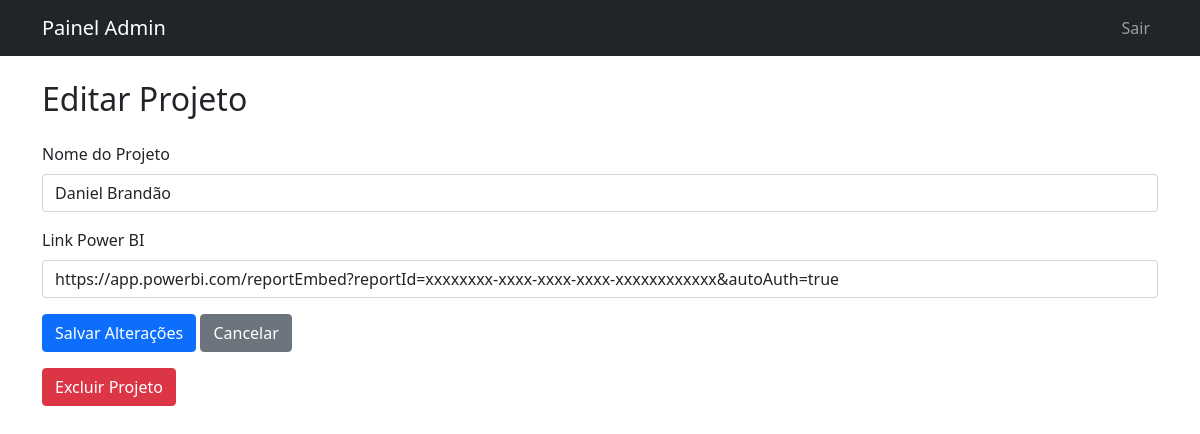
Screenshot of /admin/projetos/editar/3 (signed in) with the database file from the repository.
### app.py (models this page shows)
class Projeto(db.Model):
    id = db.Column(db.Integer, primary_key=True)
    nome = db.Column(db.String(100), nullable=False)
    link_powerbi = db.Column(db.String(500), nullable=False)
    cliente_id = db.Column(db.Integer, db.ForeignKey('cliente.id'), nullable=False)

### app.py (the view)
@app.route('/admin/projetos/editar/<int:id>', methods=['GET', 'POST'])
@login_required
def editar_projeto(id):
    if not isinstance(current_user, User):  # Verifica se é admin
        abort(403)
    projeto = Projeto.query.get_or_404(id)
    form = EditarProjetoForm(obj=projeto)
    if form.validate_on_submit():
        form.populate_obj(projeto)
        db.session.commit()
        flash('Projeto atualizado com sucesso!')
        return redirect(url_for('projetos_cliente', id=projeto.cliente_id))
    return render_template('admin/editar_projeto.html', form=form, projeto=projeto)

### app.py
class EditarProjetoForm(FlaskForm):
    nome = StringField('Nome do Projeto', validators=[DataRequired()])
    link_powerbi = StringField('Link Power BI', validators=[DataRequired()])
    submit = SubmitField('Salvar Alterações')

### app.py (called while the page is built)
@login_manager.user_loader
def load_user(user_id):
    return User.query.get(int(user_id))

### templates/admin/editar_projeto.html (shortened to what this page needs)
{% extends "base.html" %}
{% block content %}
<h2 class="mb-4">Editar Projeto</h2>
<form method="POST">
    <div class="mb-3">
        {{ form.nome.label(class="form-label") }}
        {{ form.nome(class="form-control") }}
    </div>
    <div class="mb-3">
        {{ form.link_powerbi.label(class="form-label") }}
        {{ form.link_powerbi(class="form-control") }}
    </div>
    <button type="submit" class="btn btn-primary">Salvar Alterações</button>
    <a href="{{ url_for('projetos_cliente', id=projeto.cliente_id) }}" class="btn btn-secondary">Cancelar</a>
</form>
<form method="POST" action="{{ url_for('excluir_projeto', id=projeto.id) }}" class="mt-3"
    onsubmit="return confirm('Tem certeza que deseja excluir este projeto?');">
    <button type="submit" class="btn btn-danger">Excluir Projeto</button>
</form>
{% endblock %}

### rows the page displays
Projeto: nome "Daniel Brandão", link_powerbi "https://app.powerbi.com/reportEmbed?reportId=xxxxxxxx-xxxx-xxxx-xxxx-xxxxxxxxxxxx&autoAuth=true"
